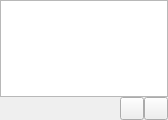
<?xml version="1.0" encoding="UTF-8"?>
<ui version="4.0">
 <class>SearchPage</class>
 <widget class="QWidget" name="SearchPage">
  <property name="geometry">
   <rect>
    <x>0</x>
    <y>0</y>
    <width>168</width>
    <height>120</height>
   </rect>
  </property>
  <layout class="QVBoxLayout" name="vlayout">
   <property name="spacing">
    <number>0</number>
   </property>
   <property name="margin">
    <number>0</number>
   </property>
   <item>
    <widget class="ItemView" name="view"/>
   </item>
   <item>
    <layout class="QHBoxLayout" name="hlayout">
     <property name="spacing">
      <number>0</number>
     </property>
     <property name="margin">
      <number>0</number>
     </property>
     <item>
      <spacer name="padding">
       <property name="orientation">
        <enum>Qt::Horizontal</enum>
       </property>
       <property name="sizeType">
        <enum>QSizePolicy::Fixed</enum>
       </property>
       <property name="sizeHint" stdset="0">
        <size>
         <width>2</width>
         <height>2</height>
        </size>
       </property>
      </spacer>
     </item>
     <item>
      <widget class="SqueezedTextLabel" name="statsLabel"/>
     </item>
     <item>
      <widget class="SizeWidget" name="sizeWidget"/>
     </item>
     <item>
      <widget class="ToolButton" name="addToPlayQueue"/>
     </item>
     <item>
      <widget class="ToolButton" name="replacePlayQueue"/>
     </item>
    </layout>
   </item>
  </layout>
 </widget>
 <customwidgets>
  <customwidget>
   <class>SqueezedTextLabel</class>
   <extends>QLabel</extends>
   <header>support/squeezedtextlabel.h</header>
  </customwidget>
  <customwidget>
   <class>ItemView</class>
   <extends>QTreeView</extends>
   <header>widgets/itemview.h</header>
  </customwidget>
  <customwidget>
   <class>ToolButton</class>
   <extends>QToolButton</extends>
   <header>widgets/toolbutton.h</header>
  </customwidget>
  <customwidget>
   <class>SizeWidget</class>
   <extends>QWidget</extends>
   <header>widgets/sizewidget.h</header>
  </customwidget>
 </customwidgets>
 <resources/>
 <connections/>
</ui>
